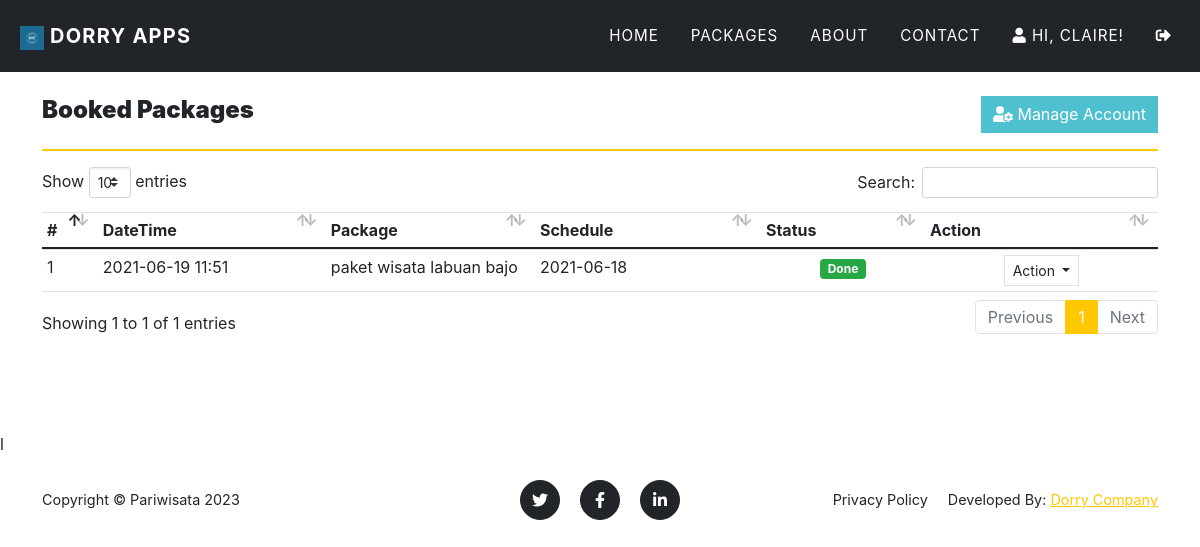
Screenshot of /?page=my_account (signed in) with the database file from the repository.
### tables this page shows
CREATE TABLE `book_list` (
  `id` int(30) NOT NULL,
  `user_id` int(30) NOT NULL,
  `package_id` int(30) NOT NULL,
  `status` tinyint(4) NOT NULL DEFAULT 0 COMMENT '0=pending,1=confirm, 2=cancelled\r\n',
  `schedule` date DEFAULT NULL,
  `date_created` datetime NOT NULL DEFAULT current_timestamp()
);

CREATE TABLE `packages` (
  `id` int(30) NOT NULL,
  `title` text DEFAULT NULL,
  `tour_location` text DEFAULT NULL,
  `cost` double NOT NULL,
  `description` text DEFAULT NULL,
  `upload_path` text DEFAULT NULL,
  `status` tinyint(4) NOT NULL DEFAULT 1 COMMENT '1 =active ,2 = Inactive',
  `date_created` datetime NOT NULL DEFAULT current_timestamp()
);

### classes/DBConnection.php (called while the page is built, shortened)
<?php
class DBConnection{
    private $host = DB_SERVER;
    private $username = DB_USERNAME;
    private $password = DB_PASSWORD;
    private $database = DB_NAME;
    public $conn;
    public function __construct(){
        if (!isset($this->conn)) {
            $this->conn = new mysqli($this->host, $this->username, $this->password, $this->database);
        }
    }
}
?>

### my_account.php (the view, shortened to what this page needs)
<section class="page-section">
    <div class="container">
    <div class="w-100 justify-content-between d-flex">
        <h4><b>Booked Packages</b></h4>
        <a href="./?page=edit_account" class="btn btn btn-primary btn-flat"><div class="fa fa-user-cog"></div> Manage Account</a>
    </div>
        <hr class="border-warning">
        <table class="table table-stripped text-dark">
            <colgroup>
                <col width="5%">
                <col width="10">
                <col width="25">
                <col width="25">
                <col width="15">
                <col width="10">
            </colgroup>
            <thead>
                <tr>
                    <th>#</th>
                    <th>DateTime</th>
                    <th>Package</th>
                    <th>Schedule</th>
                    <th>Status</th>
                    <th>Action</th>
                </tr>
            </thead>
            <tbody>
                <?php
                $i=1;
                    $qry = $conn->query("SELECT b.*,p.title FROM book_list b inner join `packages` p on p.id = b.package_id where b.user_id ='".$_settings->userdata('id')."' order by date(b.date_created) desc ");
                    while($row= $qry->fetch_assoc()):
                ?>
                    <tr>
                        <td><?php echo $i++ ?></td>
                        <td><?php echo date("Y-m-d H:i",strtotime($row['date_created'])) ?></td>
                        <td><?php echo $row['title'] ?></td>
                        <td><?php echo date("Y-m-d",strtotime($row['schedule'])) ?></td>
                        <td class="text-center">
                            <?php if($row['status'] == 0): ?>
                                <span class="badge badge-warning">Pending</span>
                            <?php elseif($row['status'] == 1): ?>
                                <span class="badge badge-primary">Confirmed</span>
                            <?php elseif($row['status'] == 2): ?>
                                <span class="badge badge-danger">Cancelled</span>
                            <?php elseif($row['status'] == 3): ?>
                                <span class="badge badge-success">Done</span>
                            <?php endif; ?>
                        </td>
                        <td align="center">
                                <button type="button" class="btn btn-flat btn-default border btn-sm dropdown-toggle dropdown-icon" data-toggle="dropdown">
                                    Action
                                </button>
                        </td>
                    </tr>
                <?php endwhile; ?>
            </tbody>
        </table>
    </div>
</section>

### assets/personal.css (style rules this page uses)
.btn-primary { background-color: #4fc0d0 !important; border: #fff !important; }

### rows the page displays
book_list: date_created "2021-06-19 11:51", package.title "paket wisata labuan bajo", schedule "2021-06-18", status "Done"

### other values shown
$_settings->userdata('firstname') "CLAIRE"
$_settings->info('short_name') "Pariwisata"
